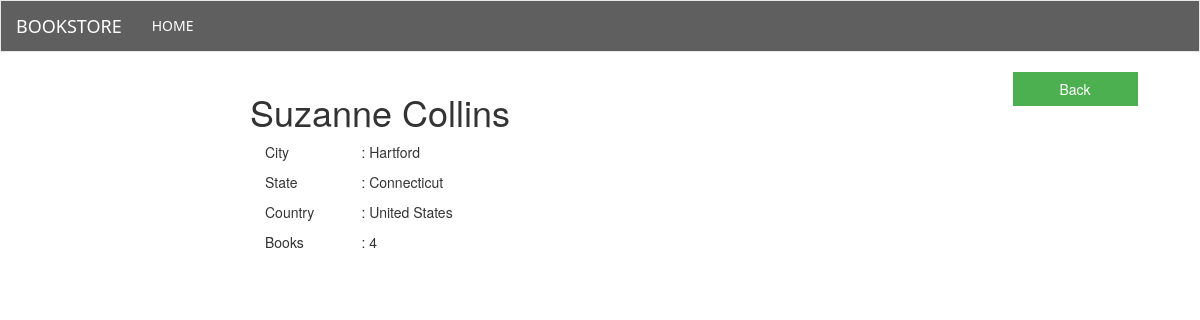
The app's page /bookstore/authors/15 with its own data.
### book/models.py (models this page shows, shortened)
class Author(models.Model):
    first_name = models.CharField(max_length=120)
    last_name = models.CharField(max_length=120)
    city = models.CharField(max_length=30)
    state = models.CharField(max_length=30)
    country = models.CharField(max_length=30)
    number_of_books = models.IntegerField(null=True, default=0)
    view_count = models.PositiveIntegerField(default=0)

### book/views.py (the view)
# urls.py: url(r'^authors/(?P<id>\w+)$', views.author_details, name='author_details'),
def author_details(request, id):
    query_set = get_object_or_404(
        Author,
        id=id
    )
    context = {
        'author_obj': query_set,
    }
    return render(request, 'book/author_details.html', context)

### templates/book/author_details.html (shortened to what this page needs)
{% extends 'book/base.html' %}
{% block middle_area %}
    <div class="col-sm-10">
        <div><h1>{{ author_obj.first_name }} {{ author_obj.last_name }}</h1></div>
        <div class="col-sm-2">
            <p>City</p>
            <p>State</p>
            <p>Country</p>
            <p>Books</p>
        </div>
        <div class="col-sm-10">
            <p>: {{ author_obj.city }}</p>
            <p>: {{ author_obj.state }}</p>
            <p>: {{ author_obj.country }}</p>
            <p>: {{ author_obj.number_of_books }}</p>
        </div>
    </div>
{% endblock middle_area %}
{% block right_side %}
    <div>
        <p><a href="{% url 'authors' %}"><button type="button" class="btn btn-success">Back</button></a></p>
    </div>
{% endblock right_side %}

### records on screen
Author: first_name "Suzanne", last_name "Collins", city "Hartford", state "Connecticut", country "United States", number_of_books "4"
